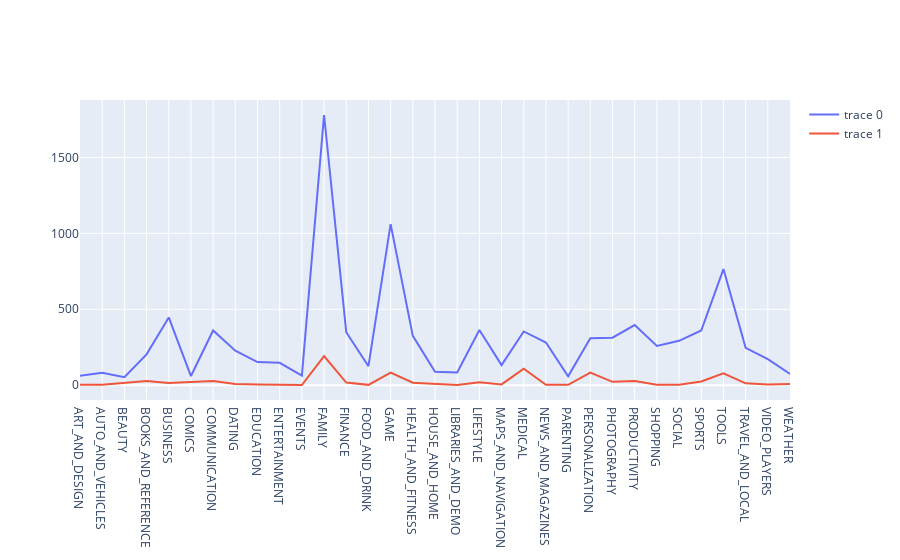

Source (notebook cell):
### Code cell
# # Visualisation à nouveau
free_catn = stats(df1, "Category", 'categories', "count").sort_values(by = "categories")
paid_catn = stats(df2, "Category", 'categories', "count").sort_values(by = "categories")

need_visual(free_catn, paid_catn, "categories", "count")

### Figure 1 — Plotly figure (JSON) as saved in the notebook; plotly's stock layout.template omitted (floating-point values rounded to 4 significant figures)
{"data": [{"type": "scatter", "x": ["ART_AND_DESIGN", "AUTO_AND_VEHICLES", "BEAUTY", "BOOKS_AND_REFERENCE", "BUSINESS", "COMICS", "COMMUNICATION", "DATING", "EDUCATION", "ENTERTAINMENT", "EVENTS", "FAMILY", "FINANCE", "FOOD_AND_DRINK", "GAME", "HEALTH_AND_FITNESS", "HOUSE_AND_HOME", "LIBRARIES_AND_DEMO", "LIFESTYLE", "MAPS_AND_NAVIGATION", "MEDICAL", "NEWS_AND_MAGAZINES", "PARENTING", "PERSONALIZATION", "PHOTOGRAPHY", "PRODUCTIVITY", "SHOPPING", "SOCIAL", "SPORTS", "TOOLS", "TRAVEL_AND_LOCAL", "VIDEO_PLAYERS", "WEATHER"], "y": [62, 82, 53, 203, 446, 60, 360, 227, 152, 147, 63, 1780, 349, 125, 1061, 325, 88, 84, 363, 132, 354, 281, 58, 309, 313, 396, 258, 292, 360, 765, 246, 171, 74]}, {"type": "scatter", "x": ["ART_AND_DESIGN", "AUTO_AND_VEHICLES", "BOOKS_AND_REFERENCE", "BUSINESS", "COMMUNICATION", "DATING", "EDUCATION", "ENTERTAINMENT", "EVENTS", "FAMILY", "FINANCE", "FOOD_AND_DRINK", "GAME", "HEALTH_AND_FITNESS", "LIBRARIES_AND_DEMO", "LIFESTYLE", "MAPS_AND_NAVIGATION", "MEDICAL", "NEWS_AND_MAGAZINES", "PARENTING", "PERSONALIZATION", "PHOTOGRAPHY", "PRODUCTIVITY", "SHOPPING", "SOCIAL", "SPORTS", "TOOLS", "TRAVEL_AND_LOCAL", "VIDEO_PLAYERS", "WEATHER"], "y": [3, 3, 28, 14, 27, 7, 4, 2, 1, 191, 17, 2, 83, 16, 1, 19, 5, 109, 2, 2, 83, 22, 28, 2, 3, 24, 78, 12, 4, 8]}], "layout": {}}
